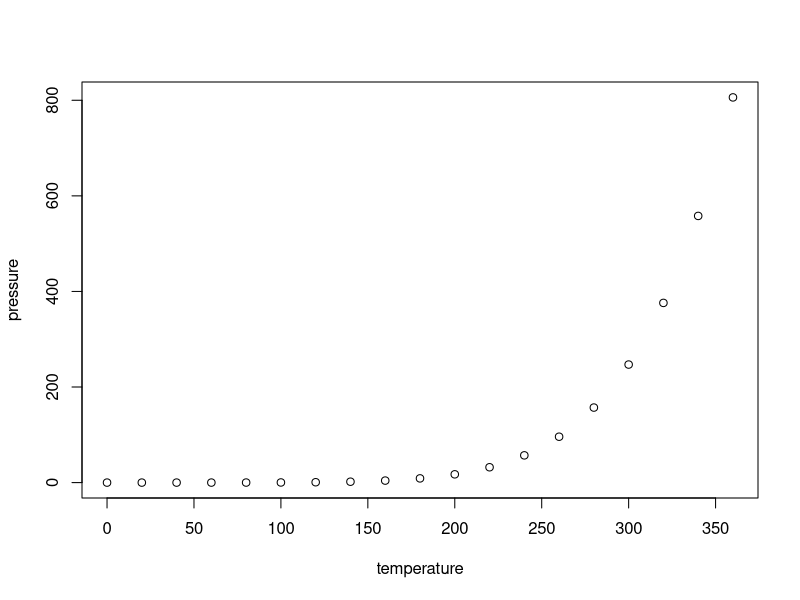
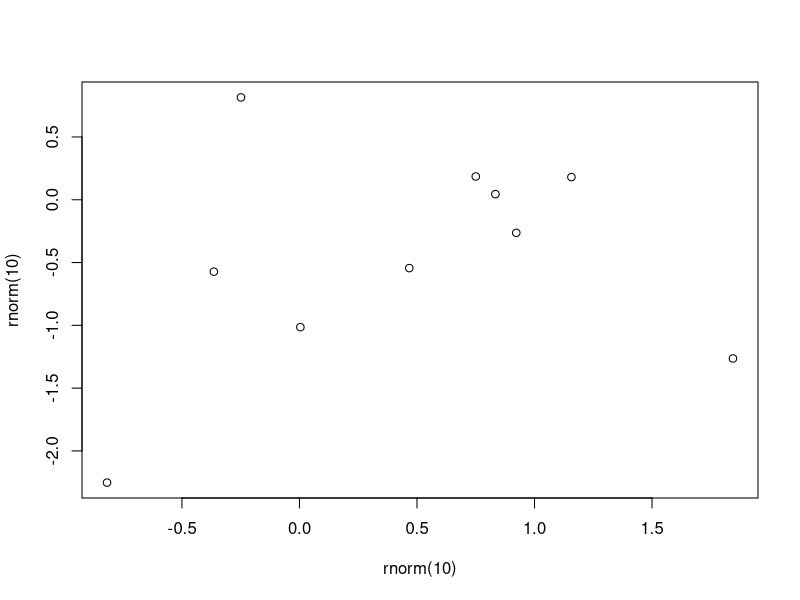

These charts were generated, in order, by the following R code:
## ---- chunk 1
knitr::opts_chunk$set(echo = TRUE)
## ---- chunk 2
summary(cars)
## ---- chunk 3
plot(pressure)
## ---- chunk 4
plot(rnorm(10),rnorm(10))
